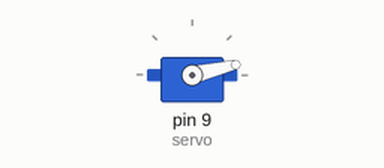
Recording of a sketch running on a simulated Arduino Uno, built with avr-gcc and run on an emulated ATmega328P. Parts: servo. What the sketch prints to the serial monitor is not drawn.

Above: at 0.05 s.
At 0.85 s:
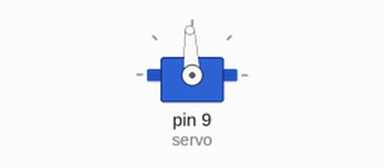
At 1.65 s:
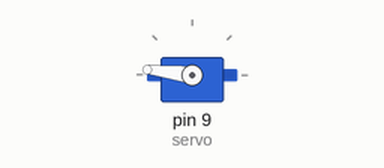
At 3.25 s:
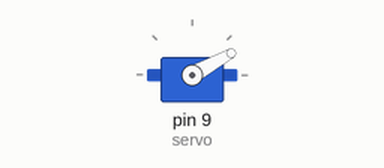
Timing chart, 0 to 7.9 s (numbered marks = the images above):
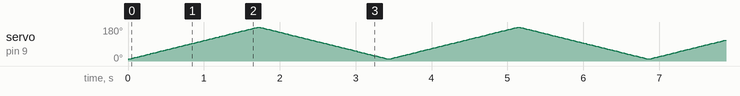

The sketch:

Servo_Rotation_SG_90_.ino
```cpp
#include <Servo.h>
Servo servo;

int angle = 10;
int d = 10;
int input;

void setup() {
  Serial.begin(115200);
  Serial.println("Please type the angle: ");
  servo.attach(9);
  servo.write(0);
}

void loop()
{
//  while (Serial.available()){
//    input = Serial.parseInt();
////    Serial.print("You Typed: ");
////    Serial.println("Servo Serial: ");
//    Serial.println(input);
//    servo.write(input);
//    delay(1000);
//    }
 // scan from 0 to 180 degrees
  for(angle = 10; angle < 180; angle++)
  {
    servo.write(angle);
    delay(d);
  }
  // now scan back from 180 to 0 degrees
  for(angle = 180; angle > 10; angle--)
  {
    servo.write(angle);
    delay(d);
  }
}
```
